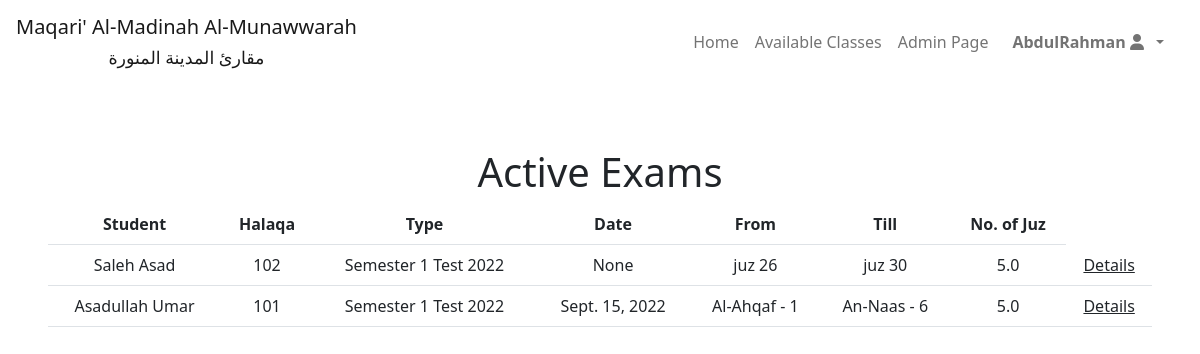
/show_exams (signed in), run on an earlier commit of the app's database.
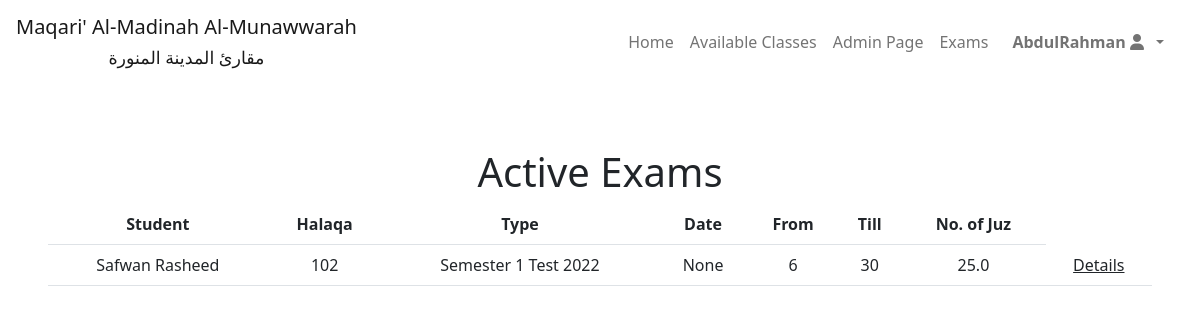
And on a later commit of the database.
### account/models.py (models this page shows, shortened)
class Account(AbstractBaseUser,PermissionsMixin):
    Genders=[
        ("Male","Male"),
        ("Female","Female")
    ]
    email = models.EmailField(verbose_name="email", max_length=60, unique=True)
    username = models.CharField(max_length=30, unique=False)
    last_name = models.CharField(max_length=25)
    gender = models.CharField(max_length=7,choices=Genders,default = "Male")
    phone_num = PhoneNumberField(blank=True)
    current_residence = CountryField(null =True , blank = True)
    nationality = CountryField(null =True , blank = True)
    date_joined = models.DateTimeField(verbose_name="date joined", auto_now_add=True)
    last_login = models.DateTimeField(verbose_name="last login", auto_now=True)
    is_active = models.BooleanField(default=True)
    is_admin = models.BooleanField(default=False)
    is_staff = models.BooleanField(default=False)
    is_superuser = models.BooleanField(default=False)
    is_teacher = models.BooleanField(default=False)
    is_examiner = models.BooleanField(default=False)
    is_supervisor = models.BooleanField(default=False)
    years_of_experience = models.IntegerField(blank=True ,null = True)
    qualifications = models.TextField(max_length=500,blank=True ,null=True)
    profile_image = models.URLField(default="https://www.freeiconspng.com/thumbs/account-icon/account-icon-33.png")
    USERNAME_FIELD = "email"
    REQUIRED_FIELDS = [
        'username',
    ]
    objects = MyAccountManager()
    class Meta:
        unique_together = ('username','last_name','email')
    def get_subordinates(self):
        subordinates = []
        halaqaat = self.teacher_in_halaqaat.all() | self.supervised_halaqaat.all()
        for halaqa in halaqaat:
            for student in halaqa.students.all():
                subordinates.append(student.id)
        return subordinates
    def get_full_name(self):
        full_name = "%s %s" % (self.username, self.last_name)
        return full_name.strip()

### maqari/models.py (models this page shows, shortened)
class Exam(models.Model):
    ratings=[
        ("Excellent","Excellent"),
        ("Very_Good","Very Good"),
        ("Good","Good"),
        ("Fail","Fail"),
        ("Absent","Absent"),
        ("Pending","Pending"),
    ]
    student = models.ForeignKey(Account, null=True, on_delete=models.SET_NULL, related_name="student_exams")
    halaqa = models.ForeignKey(Halaqa,null=True,on_delete=models.SET_NULL,related_name="halaqa_exams")
    exam_type = models.ForeignKey(ExamType, null=True, on_delete=models.SET_NULL, related_name="exams_of_type")
    exam_halaqah_type = models.ForeignKey(HalaqaType,null=True,on_delete=models.SET_NULL,related_name="exams_of_halaqa_type")
    exam_date = models.DateField(null=True,blank=True)
    exam_year = models.IntegerField(null = True,blank=True)
    exam_timing = models.TextField(max_length=100)
    exam_from = models.CharField(max_length=50,null=True)
    exam_till = models.CharField(max_length=50,null=True)
    number_of_juz = models.FloatField(null=True)
    is_completed = models.BooleanField(default=False)
    examiner1 = models.ForeignKey(Account, blank=True,null=True, on_delete=models.PROTECT,related_name="Examiner1_exams")
    examiner2 = models.ForeignKey(Account, blank=True,null=True, on_delete=models.PROTECT,related_name="Examiner2_exams")
    rating = models.CharField(choices=ratings,max_length=50,default="Pending")
    total_marks_obtained = models.FloatField(blank=True,null=True)
    hifdh_marks_obtained = models.FloatField(blank=True,null=True)
    tajweed_marks_obtained = models.FloatField(blank=True,null=True)
    class Meta:
        unique_together = ('student','exam_type','exam_halaqah_type')

class Halaqa(models.Model):
    Genders=[
        ("Male","Male"),
        ("Female","Female")
    ]
    halaqa_number = models.IntegerField(unique=True)
    gender = models.CharField(max_length=7,choices=Genders,default = "Male")
    timings = models.TextField(max_length=100,blank=True)
    teacher = models.ForeignKey(Account, null = True, on_delete=models.SET_NULL,related_name="teacher_in_halaqaat")
    students = models.ManyToManyField(Account,blank=True,related_name="students_halaqa")
    supervisor = models.ForeignKey(Account, null = True, on_delete=models.SET_NULL, related_name="supervised_halaqaat")
    halaqa_type = models.ForeignKey(HalaqaType,null=True,on_delete=models.SET_NULL,related_name="halaqaat_of_type")
    halaqa_image_url = models.URLField(default='https://live.staticflickr.com/2139/2435364735_dc51a11e83.jpg')

class ExamType(models.Model):
    type_name = models.CharField(max_length=100)
    type_desc = models.TextField(max_length=500)
    is_open = models.BooleanField(default=False)
    total_marks = models.IntegerField()
    hifdh_marks = models.IntegerField(blank=True)
    tajweed_marks = models.IntegerField(blank=True)
    def __str__(self):
        return self.type_name

### maqari/views.py (the view)
# urls.py: path("show_exams",show_exams,name="show_exams"),
def show_exams(request):
    user = request.user
    user_students = Account.objects.filter(id__in = user.get_subordinates())
    context = {}
    context['active_exams'] = Exam.objects.filter(student__in = user_students, is_completed = False)
    context['user_students'] = user_students
    return render(request, "maqari/exams.html",context)

### maqari/templates/maqari/exams.html (shortened to what this page needs)
{% extends 'layout.html' %}
{% load static %}
{% block body %}
    <div class="container-fluid text-center p-5 my-3">
        <h1>Active Exams</h1>
        <table class="table table-condensed">
            <thead>
                <tr>
                    <th>Student</th>
                    <th>Halaqa</th>
                    <th>Type</th>
                    <th>Date</th>
                    <th>From</th>
                    <th>Till</th>
                    <th>No. of Juz</th>
                </tr>
            </thead>
            {% for exam in active_exams %}
                <tr>
                    <td>{{exam.student.get_full_name}}</td>
                    <td>{{exam.halaqa.halaqa_number}}</td>
                    <td>{{exam.exam_type}}</td>
                    <td>{{exam.exam_date}}</td>
                    <td>{{exam.exam_from}}</td>
                    <td>{{exam.exam_till}}</td>
                    <td>{{exam.number_of_juz}}</td>
                    <td><a class="link-dark" href="{% url 'show_exam_details' exam.id %}">Details</a></td>
                </tr>
            {% endfor %}
        </table>
    </div>
{% endblock %}

### maqari/templates/layout.html (shortened to what this page needs)
{% load static %}
<!DOCTYPE html>
<html lang="en">
<head>
    <link rel="stylesheet" href="{% static 'maqari/styles.css' %}">
    <link rel="stylesheet" href="{% static 'css/bootstrap.css' %}">
</head>
<body>
    <nav id="navbar" class="navbar navbar-expand-lg " style="z-index: 1;">
        <div class="container-fluid">
            <a class="navbar-brand text-center p-1" href="{% url 'index' %}" data-bs-toggle="tooltip" data-bs-placement="bottom"
                title="Go to Homepage">Maqari' Al-Madinah Al-Munawwarah <br>
            <small>مقارئ المدينة المنورة</small></a>
            <div class="collapse navbar-collapse" id="navbarSupportedContent">
                <span class="nav-item d-flex mx-3">
                    <ul class="navbar-nav me-auto mb-2 mb-lg-0">
                    <li class="nav-item">
                        <a class="nav-link english" href="{% url 'index' %}">Home</a>
                    </li>
                    <li class="nav-item">
                        <a class="nav-link english" href="{% url 'render_available_classes' %}">Available Classes</a>
                    </li>
                    {% if user.is_authenticated %}
                        {% if user.is_staff %}
                            <li class="nav-item">
                                <a class="nav-link english" href="/admin">Admin Page</a>
                            </li>
                        {% endif %}
                        {% if user.is_teacher %}
                            <li class="nav-item">
                                <a class="nav-link english" href="{% url 'show_exams' %}">Exams</a>
                            </li>
                        {% endif %}
                        <li class="nav-item dropdown">
                            <a class="nav-link dropdown-toggle" href="#" id="navbarDropdown" role="button"
                                data-bs-toggle="dropdown" aria-expanded="false"><span data-bs-toggle="tooltip"
                                    data-bs-placement="bottom" title="Dropdown">
                                    <strong class="px-2">{{user.username}}
                                        <i class="fa-solid fa-user"></i></strong></span></a>
                        </li>
                    </ul>
                    {% endif %}
                </span>
            </div>
        </div>
    </nav>
    {% block body %}
    {% endblock %}
</body>
</html>

What changed in the data, as far as the page shows it:
removed Exam: student.get_full_name "Saleh Asad", halaqa.halaqa_number "102", exam_type "Semester 1 Test 2022", exam_date "None", exam_from "juz 26", exam_till "juz 30", number_of_juz "5.0"
removed Exam: student.get_full_name "Asadullah Umar", halaqa.halaqa_number "101", exam_type "Semester 1 Test 2022", exam_date "Sept. 15, 2022", exam_from "Al-Ahqaf - 1", exam_till "An-Naas - 6", number_of_juz "5.0"
changed Account "AbdulRahman": is_teacher False → True (drawn)
added Exam: student.get_full_name "Safwan Rasheed", halaqa.halaqa_number "102", exam_type "Semester 1 Test 2022", exam_date "None", exam_from "6", exam_till "30", number_of_juz "25.0"
Also different on the page:
text now shown: "Exams"
